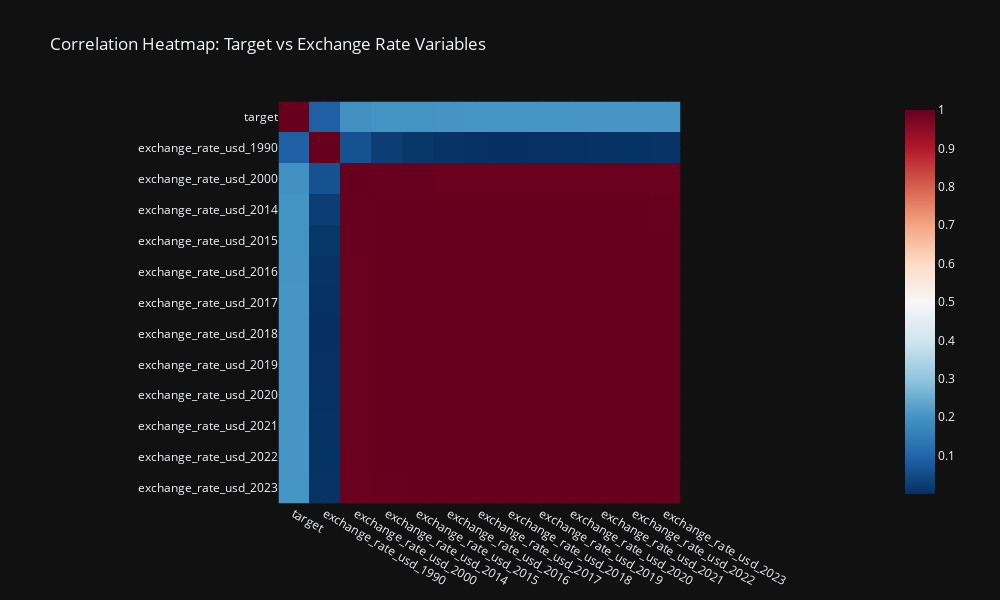

Notebook source saved alongside this figure:
### Code cell
# Variables to compare
variables_to_compare = ['exchange_rate_usd_1990', 'exchange_rate_usd_2000',
       'exchange_rate_usd_2014', 'exchange_rate_usd_2015',
       'exchange_rate_usd_2016', 'exchange_rate_usd_2017',
       'exchange_rate_usd_2018', 'exchange_rate_usd_2019',
       'exchange_rate_usd_2020', 'exchange_rate_usd_2021',
       'exchange_rate_usd_2022', 'exchange_rate_usd_2023',
]

# Compute the correlation matrix for 'target' and the selected variables
columns_to_use = ['target'] + variables_to_compare
df_corr_matrix = df[columns_to_use].corr()

# Take the absolute values of the correlation matrix
df_corr_matrix_abs = df_corr_matrix.abs()

fig = px.imshow(df_corr_matrix_abs, 
                color_continuous_scale='RdBu_r', 
                title="Correlation Heatmap: Target vs Exchange Rate Variables", 
                template='plotly_dark', 
                width=1000,  
                height=600)  

fig.show()

### Figure 1 — Plotly figure (JSON) as saved in the notebook; plotly's stock layout.template omitted (floating-point values rounded to 4 significant figures; data arrays with more than 128 entries replaced by an {"elided": "..."} marker saying what was removed)
{"data": [{"coloraxis": "coloraxis", "hovertemplate": "x: %{x}<br>y: %{y}<br>color: %{z}<extra></extra>", "name": "0", "type": "heatmap", "x": ["target", "exchange_rate_usd_1990", "exchange_rate_usd_2000", "exchange_rate_usd_2014", "exchange_rate_usd_2015", "exchange_rate_usd_2016", "exchange_rate_usd_2017", "exchange_rate_usd_2018", "exchange_rate_usd_2019", "exchange_rate_usd_2020", "exchange_rate_usd_2021", "exchange_rate_usd_2022", "exchange_rate_usd_2023"], "xaxis": "x", "y": ["target", "exchange_rate_usd_1990", "exchange_rate_usd_2000", "exchange_rate_usd_2014", "exchange_rate_usd_2015", "exchange_rate_usd_2016", "exchange_rate_usd_2017", "exchange_rate_usd_2018", "exchange_rate_usd_2019", "exchange_rate_usd_2020", "exchange_rate_usd_2021", "exchange_rate_usd_2022", "exchange_rate_usd_2023"], "yaxis": "y", "z": {"elided": "13x13 float values"}}], "layout": {"coloraxis": {"colorscale": [[0, "rgb(5,48,97)"], [0.1, "rgb(33,102,172)"], [0.2, "rgb(67,147,195)"], [0.3, "rgb(146,197,222)"], [0.4, "rgb(209,229,240)"], [0.5, "rgb(247,247,247)"], [0.6, "rgb(253,219,199)"], [0.7, "rgb(244,165,130)"], [0.8, "rgb(214,96,77)"], [0.9, "rgb(178,24,43)"], [1, "rgb(103,0,31)"]]}, "height": 600, "title": {"text": "Correlation Heatmap: Target vs Exchange Rate Variables"}, "width": 1000, "xaxis": {"anchor": "y", "constrain": "domain", "domain": [0, 1], "scaleanchor": "y"}, "yaxis": {"anchor": "x", "autorange": "reversed", "constrain": "domain", "domain": [0, 1]}}}
